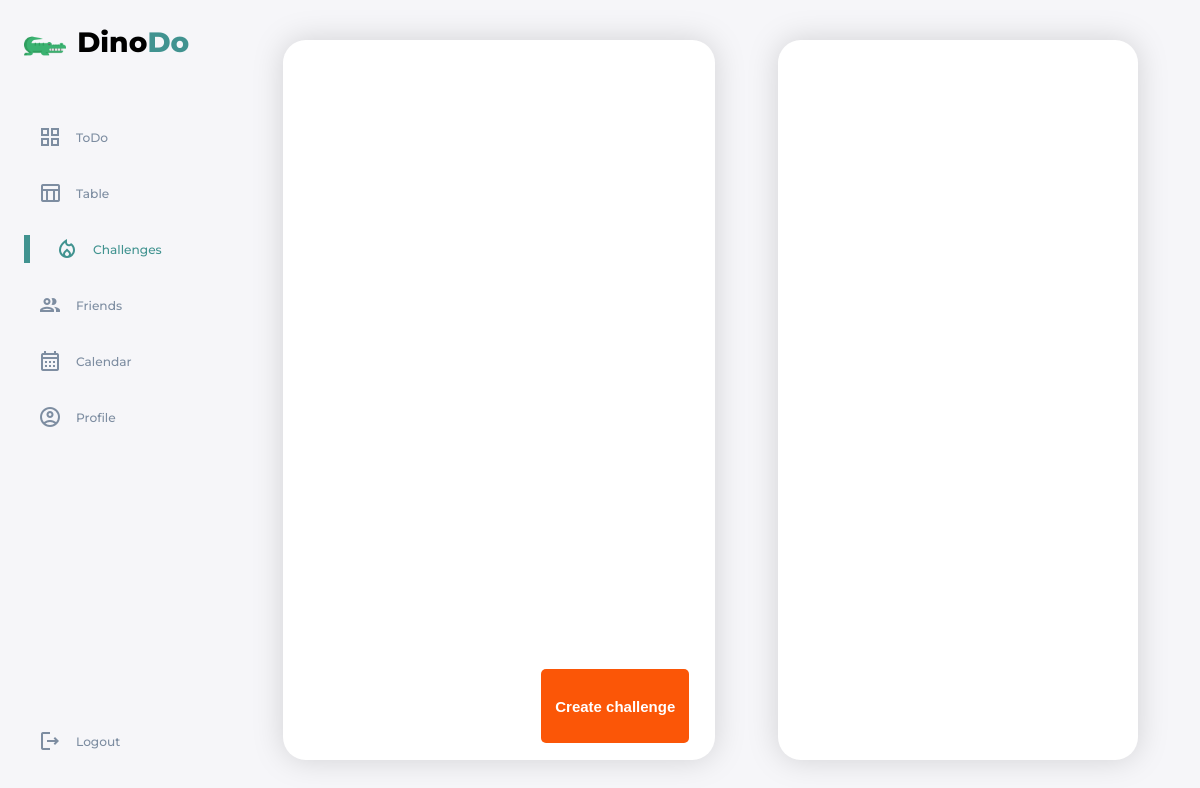
Before: /challenges/ (signed in) with the older database file.
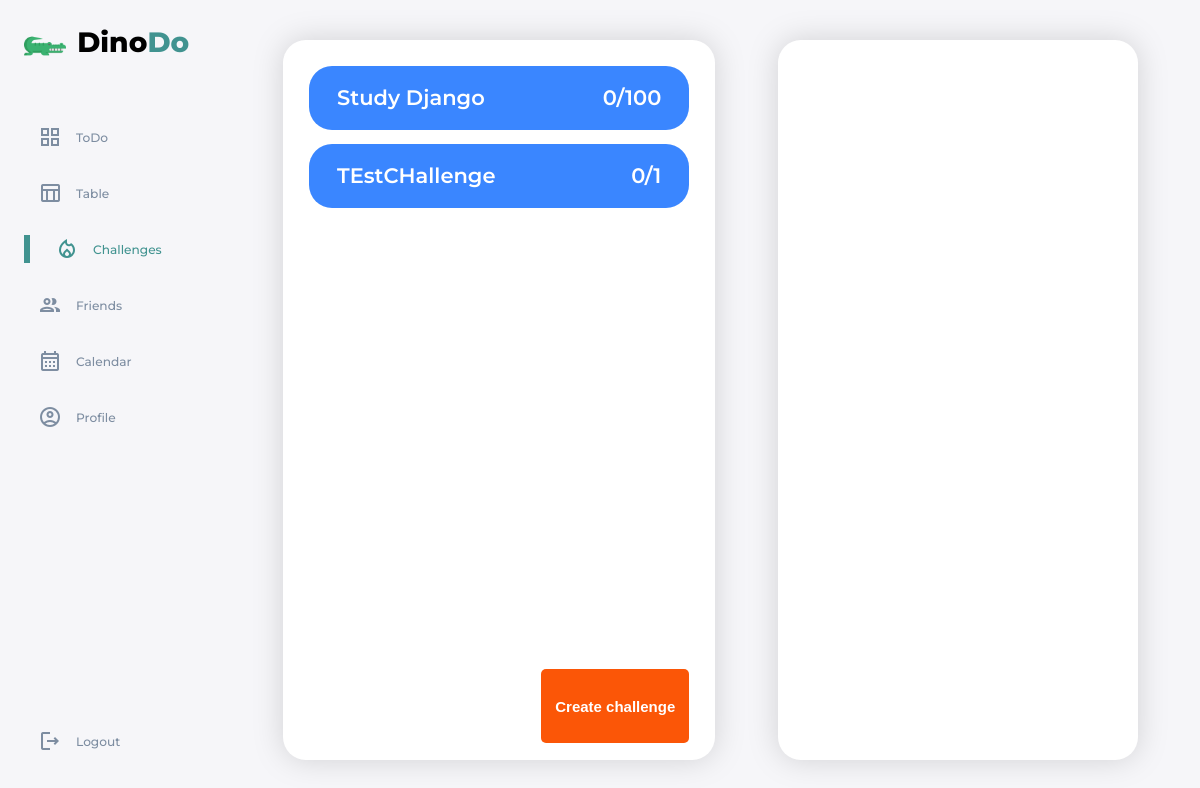
After: the same page with the newer database file.
### main/models.py (models this page shows, shortened)
class UserChallenge(models.Model):
    participant = models.ForeignKey(User, on_delete=models.CASCADE)
    challenge = models.ForeignKey(Challenge, on_delete=models.CASCADE)
    self_hours = models.IntegerField(null=False, default=0)
    is_finished = models.BooleanField(null=False, default=False)

class Challenge(models.Model):
    COLOR_CHOICES = [
        ('#ffbe0b', 'Amber'),
        ('#fb5607', 'Orange Pantone'),
        ('#FF006E', 'Winter Sky'),
        ('#8338EC', 'Blue Violet'),
        ('#3A86FF', 'Azure'),
    ]
    creator = models.ForeignKey(User, on_delete=models.PROTECT, related_name='user_creator')
    title = models.CharField(max_length=255, blank=False, null=False)
    description = models.TextField(blank=True, null=False)
    hours = models.IntegerField(blank=False, null=False, default=1)
    participants = models.ManyToManyField(User, through='UserChallenge', related_name='user_participant')
    reward = models.IntegerField(blank=False,null=False, default=0)
    color = models.CharField(max_length=7, choices=COLOR_CHOICES, blank=True, null=False, default='#3A86FF')
    def __str__(self):
        return self.title

### main/views.py (the view, shortened to what this page needs)
# urls.py: path('challenges/', views.challenges, name='challenges'),
@login_required(login_url='login', redirect_field_name='')
def challenges(request):
    challenge_form = ChallengeCreationForm()
    my_challenges = Challenge.objects.filter(participants=request.user)
    challenges1 = UserChallenge.objects.filter(participant=request.user)
    challenge_relationship = ChallengeRelationship.objects.filter(receiver=request.user.profile).filter(status='send')
    context = {'challenge_form': challenge_form, 'challenge_relationship': challenge_relationship, 'my_challenges': my_challenges, 'challenges':challenges1}
    return render(request, 'main/challenges.html', context=context)

### main/models.py (called while the page is built)
    def get_friends(self):
        return self.friends.all()

### main/templates/main/challenges.html (shortened to what this page needs)
{% extends 'main/base.html' %}
{% load static %}
{% block cssjs %}
<link rel="stylesheet" href="{% static 'main/challenges.css' %}">
{% endblock %}
{% block content %}
  <div class="challenge-main">
    <div class="challenge-main-left">
      <div class="challenge-main-card">
        <div class="challenge-card-top">
          {% for challenge in challenges %}
          <div class="challenge-card-main" style="background-color: {{challenge.challenge.color}};">
            <span>{{challenge.challenge}}</span>
            <div class="card-cel">
              <span>{{challenge.self_hours}}/{{challenge.challenge.hours}}</span>
            </div>
          </div>
          {% endfor %}
        </div>
        <div class="challenge-card-bottom">
          <button id="show_create" onclick="nada()">
            Create challenge
          </button>
        </div>
      </div>
    </div>
    <div class="challenge-main-right">
      <div class="challenge-main-right-card">
      </div>
    </div>
  </div>
{% endblock %}

### main/templates/main/base.html (shortened to what this page needs)
{% load static %}
<!DOCTYPE html>
<html lang="en">
<head>
  <link rel="stylesheet" href="{% static 'main/main.css' %}">
  {% block cssjs %} {% endblock %}
</head>
<body>
  <div class="container">
    <aside>
      <div class="top">
        <div class="logo">
          <img src="{% static 'main/alligator.png'%}">
          <span class="logo-text">Dino<span class="success">Do</span></span>
        </div>
      </div>
      <div class="sidebar">
        <a href="{% url 'main' %}" {% if request.path == "/" %}class="active"{% endif %}>
          <span class="material-icons-outlined" >grid_view</span>
          <h3>ToDo</h3>
        </a>
        <a href="#">
          <span class="material-icons-outlined">table_chart</span>
          <h3>Table</h3>
        </a>
        <a href="{% url 'challenges' %}" {% if request.path == "/challenges/" %}class="active"{% endif %}>
          <span class="material-icons-outlined">local_fire_department</span>
          <h3>Challenges</h3>
        </a>
        <a href="{% url 'friends' %}" {% if request.path == "/friends/" %}class="active"{% endif %}>
          <span class="material-icons-outlined">group</span>
          <h3>Friends</h3>
        </a>
        <a href="#">
          <span class="material-icons-outlined">calendar_month</span>
          <h3>Calendar</h3>
        </a>
        <a href="{% url 'profile' %}" {% if request.path == "/profile/" %}class="active"{% endif %}>
          <span class="material-icons-outlined">account_circle</span>
          <h3>Profile</h3>
        </a>
        <a href="{% url 'logout' %}" >
          <span class="material-icons-outlined">logout</span>
          <h3>Logout</h3>
        </a>
      </div>
    </aside>
    {% block content %}
    {% endblock %}
  </div>
</body>
</html>

### main/static/main/main.css (style rules this page uses)
.material-icons-outlined { font-variation-settings: 'FILL' 0, 'wght' 200, 'GRAD' 0, 'opsz' 48 }
:root { --color-primary: #419390; --color-danger: #ff7782; --color-success: #419390; --color-warning: #ffbb55; --color-white: #ffffff; --color-info-dark: #7d8da1; --color-info-light: #dce1eb; --color-dark: #363949; --color-light: rgba(132, 139, 200, 0.18); --color-primary-variant: #111e88; --color-dark-variant: #677483; --color-background: #f6f6f9; --card-border-radius: 2rem; --border-radius-1: 0.4rem; --border-radius-2: 0.8rem; --border-radius-3: 1.2rem; --card-padding: 1.2rem; --padding-1: 1.2rem; --box-shadow: 0 2rem 3rem var(--color-light); }
* { margin: 0; padding: 0; text-decoration: none; list-style: none; box-sizing: border-box; }
html { font-size: 14px; }
body { width: 100vw; height: 100vh; font-family: 'montserrat', sans-serif; font-size: 0.88rem; background: var(--color-background); overflow-x: hidden; overflow-y: hidden; }
a { color: var(--color-dark); }
img { display: block; width: 100%; }
h3 { font-size: 0.87rem; }
.success { color: var(--color-success); }
.container { display: grid; width: 96%; margin: 0 auto; gap: 1.8rem; grid-template-columns: 14rem auto; }
aside { height: 100vh; }
aside .top { display: flex; align-items: center; justify-content: space-between; margin-top: 1.8rem; }
aside .logo { display: flex; gap: 0.8rem; }
aside .logo-text { font-size: 2rem; font-weight: 800; }
img { height: 3rem; width: 3rem; }
aside .sidebar { display: flex; flex-direction: column; height: 86vh; position: relative; top: 3rem; }
aside h3 { font-weight: 500; }
aside .sidebar a { display: flex; color: var(--color-info-dark); margin: 1rem; gap: 1rem; align-items: center; position: relative; height: 2rem; transition: all 300ms ease; }
aside .sidebar a span { transition: all 300ms ease; }
aside .sidebar a:last-child { position: absolute; bottom: 2rem; width: 100%; }
aside .sidebar a.active { color: var(--color-primary); margin-left: 0; }
aside .sidebar a.active:before { content: ''; width: 6px; height: 100%; background: var(--color-primary) }
aside .sidebar a.active span { color: var(--color-primary); margin-left: calc(1rem - 3px); }

### main/static/main/challenges.css (style rules this page uses)
.challenge-main { height: 100vh; display: grid; grid-template-columns: 40vw auto; }
.challenge-main-left { display: flex; justify-content: center; align-items: center; padding-left: 2rem; }
.challenge-main-card { height: 90vh; width: 36vw; background-color: white; filter: drop-shadow(0px 0px 15px rgba(0,0,0,0.15)); display: grid; grid-template-rows: 85% 15%; border-radius: 23px; position: relative; }
.challenge-card-top { overflow-y: auto; padding: 6%; display: flex; flex-direction: column; gap: 1rem; }
.challenge-card-main { background-color: lightgray; display: flex; align-items: center; border-radius: 23px; height: 8vh; padding-left: 2rem; padding-right: 2rem; font-size: 1.5rem; font-weight: 600; color: white; cursor: pointer; justify-content: space-between; }
.challenge-card-bottom { display: flex; justify-content: end; padding: 4% 6%; }
.challenge-card-bottom button { padding: 0.5rem 1rem; font-size: 15px; font-weight: 600; color: white; background: #fb5607; border: none; outline: none; cursor: pointer; border-radius: 5px; }
.challenge-main-right { display: flex; justify-content: center; align-items: center; padding-left: 1rem; }
.challenge-main-right-card { height: 90vh; width: 30vw; background-color: white; filter: drop-shadow(0px 0px 15px rgba(0,0,0,0.15)); border-radius: 23px; }

Changed rows visible on the page:
added UserChallenge: challenge "Study Django", self_hours "0", challenge.hours "100"
added UserChallenge: challenge "TEstCHallenge", self_hours "0", challenge.hours "1"
